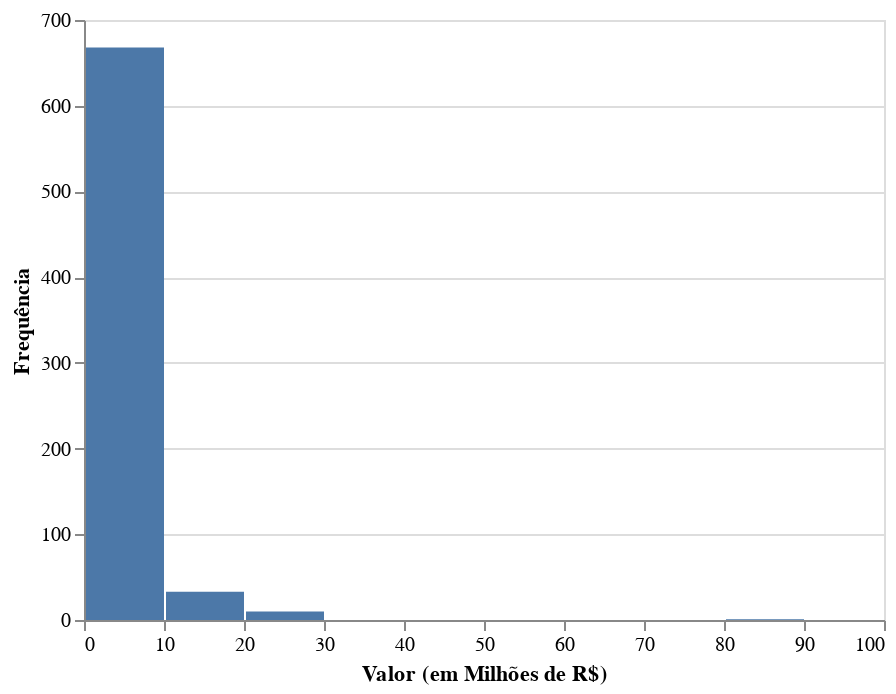

The notebook cell saved with this chart:
### Code cell
alt.Chart(desp_part_uf).mark_bar().encode(
        alt.X('valor',
          title = 'Valor (em Milhões de R$)',
          bin = alt.Bin(extent=[0, 100], step = 10)
          ),
        alt.Y('count()',
          title = 'Frequência'))

### Figure 1 — Vega-Lite specification as saved in the notebook (floating-point values rounded to 4 significant figures; data arrays with more than 128 entries replaced by an {"elided": "..."} marker saying what was removed)
{"config": {"view": {"continuousWidth": 400, "continuousHeight": 300}}, "data": {"name": "data-a0642d3954d6fdc6647c8cc9ccce34b3"}, "mark": "bar", "encoding": {"x": {"type": "quantitative", "bin": {"extent": [0, 100], "step": 10}, "field": "valor", "title": "Valor (em Milhões de R$)"}, "y": {"type": "quantitative", "aggregate": "count", "title": "Frequência"}}, "$schema": "https://vega.github.io/schema/vega-lite/v4.8.1.json", "datasets": {"data-a0642d3954d6fdc6647c8cc9ccce34b3": {"elided": "712 records"}}}
